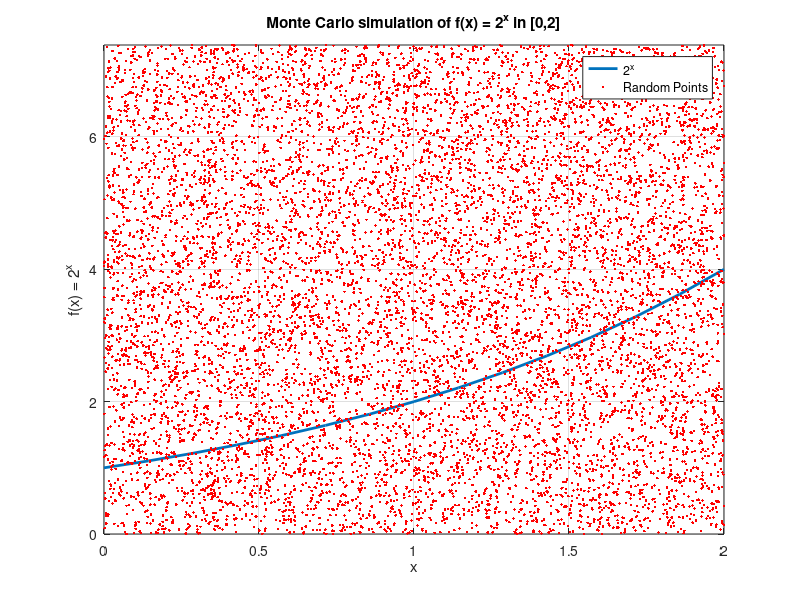

This chart was generated by the following MATLAB code: (Note: this script raises an error after producing the figure.)
%******************************************************
%      Monte Carlo Code for Numerical Integration
%      Three Numerical Examples will be Analysed here
%      1. Exponent Function e.g.    exp^x
%      2. Power Function e.g.       2^x
%      3. Polynomial Function e.g.  x^3
%******************************************************

clc;
clear;
close all;

%------------------------
%-                      -
%-    f(x) = 2^x      -
%-                      -
%------------------------

f = @(x) 2^x;
xint = [0,2];
yint = [0,exp(2)];
fplot(f,xint,'LineWidth',2)
xlabel('x')
ylabel('f(x) = 2^x')
title('Monte Carlo simulation of f(x) = 2^x in [0,2]')
grid on
hold on
ylim(yint)
N = 10000;
rng(1051)
xvals = xint(2)*rand(N,1);
yvals = yint(2)*rand(N,1);
plot(xvals,yvals,'r.')
legend('2^x','Random Points')

yfunc = 2.^xvals;
M = 0;
for i=1:length(yvals)
    if yvals(i) <= yfunc(i)
        M = M+1;
    end
end
apprx_integral = (M/N)*(xint(2)-xint(1))*(yint(2)-yint(1));
syms x
act_integral = eval(int(2^x,0,2));
error = abs(apprx_integral-act_integral);
fprintf('Actual and Approximated Integrals for 2^x in [0, 2]\n')
fprintf('\tActual Integral = %.4f\n', act_integral)
fprintf('\tApproximated Integral using MonteCarlo Method = %.4f\n',...
    apprx_integral)
fprintf('\tAbsolute Error = %.4f\n', error)
